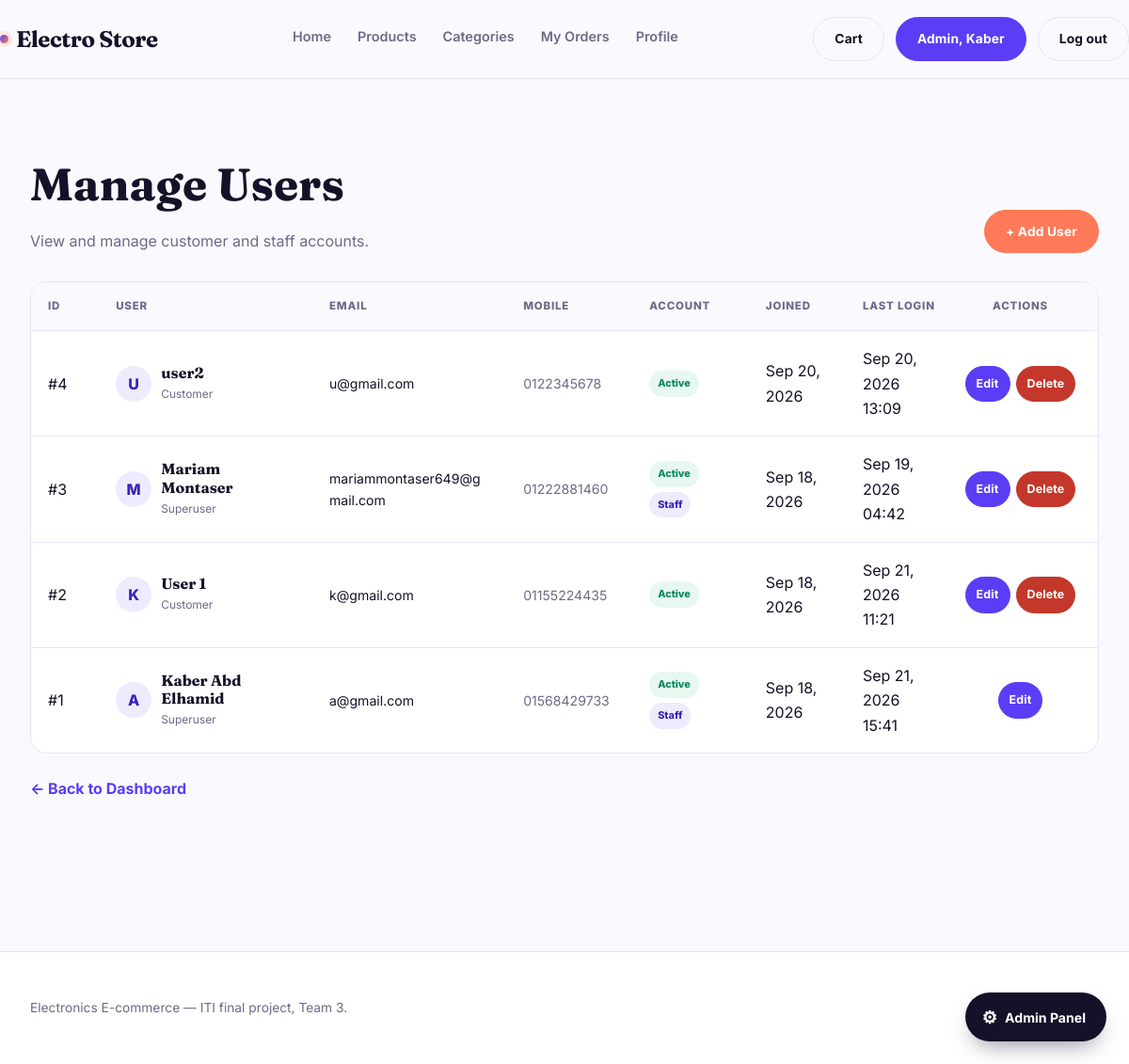
Page /catalog/manage/users/ (signed in) on the earlier database version.
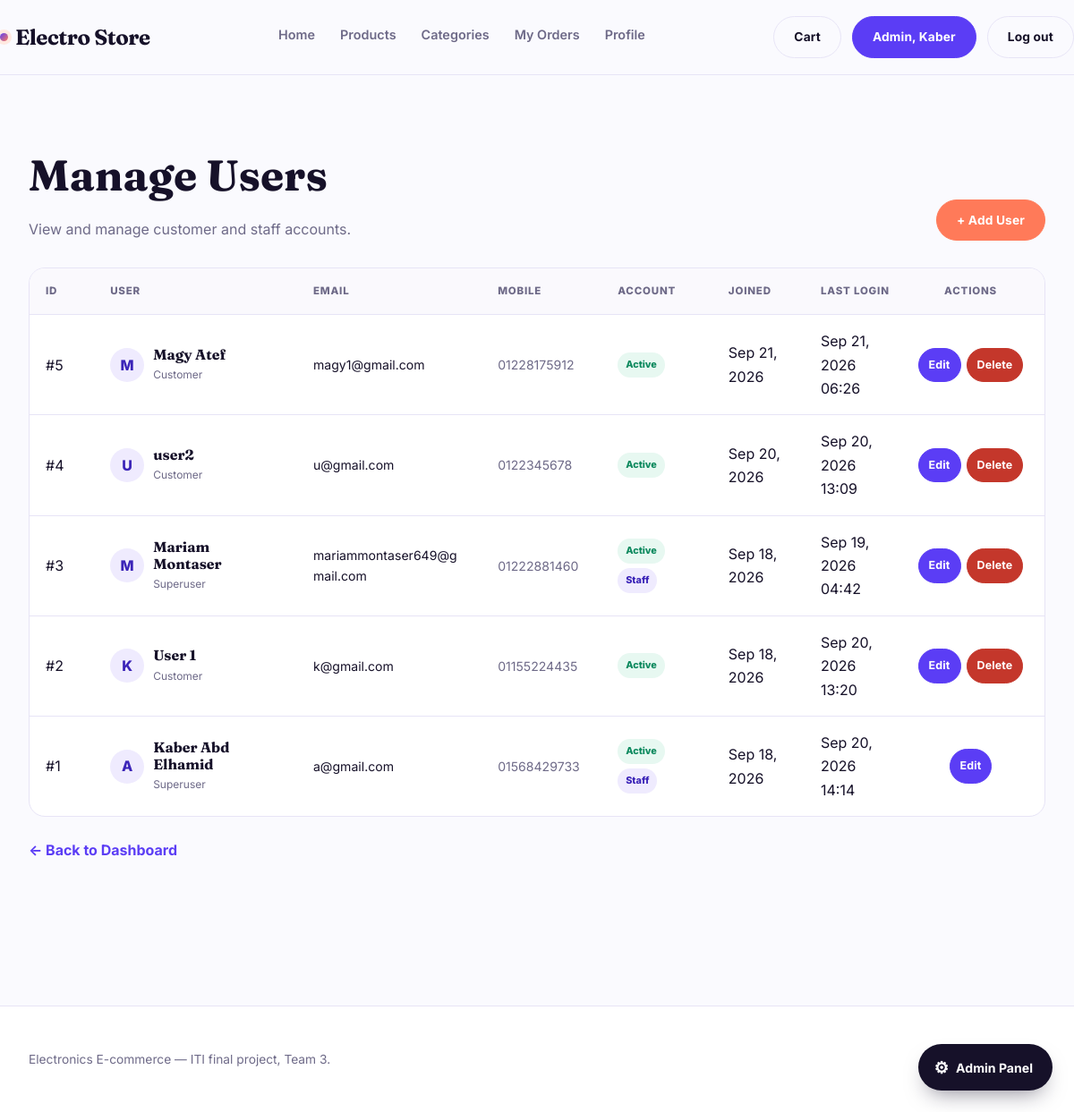
Same page on the later database version.
### accounts/models.py (models this page shows, shortened)
class User(AbstractUser):
    username = None
    email = models.EmailField(unique=True)
    mobile = models.CharField(max_length=11)
    USERNAME_FIELD = "email"
    REQUIRED_FIELDS = []
    objects = UserManager()

### catalog/views.py (the view)
@staff_member_required
def admin_user_list(request):
    users = User.objects.all().order_by("-date_joined")
    return render(
        request,
        "catalog/admin/user_manage_list.html",
        {
            "users": users,
        },
    )

### templates/catalog/admin/user_manage_list.html (shortened to what this page needs)
{% extends "base.html" %}
{% block content %}
<section class="admin-page">
  <div class="wrap">
<div class="admin-heading">
  <div>
    <h1>Manage Users</h1>
    <p>
      View and manage customer and staff accounts.
    </p>
  </div>
  <div class="admin-heading-actions">
    <a
      class="btn btn-accent"
      href="{% url 'catalog:admin_user_add' %}"
    >
      <span>+ Add User</span>
    </a>
  </div>
</div>
{% if users %}
  <div class="admin-table">
    <table>
      <thead>
        <tr>
          <th>ID</th>
          <th>User</th>
          <th>Email</th>
          <th>Mobile</th>
          <th>Account</th>
          <th>Joined</th>
          <th>Last Login</th>
          <th class="user-actions">Actions</th>
        </tr>
      </thead>
      <tbody>
        {% for managed_user in users %}
          <tr>
            <td>
              #{{ managed_user.pk }}
            </td>
            <td>
              <div class="user-info">
                <div class="user-avatar">
                  {{ managed_user.email|first|upper }}
                </div>
                <div>
                  <div class="user-name">
                    {{ managed_user.get_full_name|default:"Unnamed user" }}
                  </div>
                  <div class="user-sub">
                    {% if managed_user.is_superuser %}
                      Superuser
                    {% elif managed_user.is_staff %}
                      Staff
                    {% else %}
                      Customer
                    {% endif %}
                  </div>
                </div>
              </div>
            </td>
            <td>
              <div class="user-email">
                {{ managed_user.email }}
              </div>
            </td>
            <td>
              <div class="user-mobile">
                {{ managed_user.mobile|default:"—" }}
              </div>
            </td>
            <td>
              <div class="status-group">
                {% if managed_user.is_active %}
                  <span class="status-pill status-active">
                    Active
                  </span>
                {% else %}
                  <span class="status-pill status-inactive">
                    Inactive
                  </span>
                {% endif %}
                {% if managed_user.is_staff %}
                  <span class="status-pill status-staff">
                    Staff
                  </span>
                {% endif %}
              </div>
            </td>
            <td>
              {{ managed_user.date_joined|date:"M d, Y" }}
            </td>
            <td>
              {% if managed_user.last_login %}
                {{ managed_user.last_login|date:"M d, Y H:i" }}
              {% else %}
                Never
              {% endif %}
            </td>
            <td class="user-actions">
              <div class="action-group">
                <a
                  class="btn btn-edit"
                  href="{% url 'catalog:admin_user_edit' managed_user.pk %}"
                >
                  <span>Edit</span>
                </a>
                {% if managed_user != request.user %}
                  <a
                    class="btn btn-delete"
                    href="{% url 'catalog:admin_user_delete' managed_user.pk %}"
                  >
                    <span>Delete</span>
                  </a>
                {% endif %}
              </div>
            </td>
          </tr>
        {% endfor %}
      </tbody>
    </table>
  </div>
{% endif %}
<a
  class="back-link"
  href="{% url 'catalog:admin_dashboard' %}"
>
  ← Back to Dashboard
</a>
  </div>
</section>
{% endblock %}

### templates/base.html (shortened to what this page needs)
{% load static %}
<!DOCTYPE html>
<html lang="en">
<head>
  <link rel="stylesheet" href="{% static 'css/base.css' %}">
</head>
<body>
  <header class="top" id="siteHeader">
    <div class="wrap top-in">
      <a class="brand" href="{% url 'catalog:home' %}"><span class="brand-dot"></span>Electro Store</a>
      <nav class="nav">
        <a href="{% url 'catalog:home' %}">Home</a>
        <a href="{% url 'catalog:product_list' %}">Products</a>
        <a href="{% url 'catalog:category_list' %}">Categories</a>
        {% if user.is_authenticated %}
        {% if user.is_staff %}
        <a href="{% url 'orders:order_history' %}">My Orders</a>
        {% else %}
        <a href="{% url 'orders:order_history' %}">My Orders</a>
        {% endif %}
        <a href="{% url 'accounts:profile' %}">Profile</a>
        {% endif %}
      </nav>
      <div class="nav-act">
        <a class="btn btn-ghost" href="{% url 'cart:cart_detail' %}"><span>Cart</span></a>
        {% if user.is_authenticated %}
        <a class="btn" href="{% url 'accounts:profile' %}">
          <span>
            {% if user.is_staff %}
            Admin, {{ user.first_name }}
            {% else %}
            {{ user.first_name|default:"Account" }}
            {% endif %}
          </span>
        </a>
        <a class="btn btn-ghost" href="{% url 'accounts:logout' %}">
          <span>Log out</span>
        </a>
        {% endif %}
      </div>
    </div>
  </header>
  {% if user.is_authenticated and user.is_staff %}
  <button class="admin-toggle" id="adminToggle" title="Open Admin Panel">
    <span class="icon">⚙</span><span>Admin Panel</span>
  </button>
  {% endif %}
  <main>
    {% block content %}{% endblock %}
  </main>
  <footer class="foot">
    <div class="wrap foot-in">
      <div>Electronics E-commerce — ITI final project, Team 3.</div>
      <div>Crafted with Django.</div>
    </div>
  </footer>
</body>
</html>

Differences in the rows shown:
changed User "Kaber Abd Elhamid": last_login "Sep 21, 2026 15:41" → "Sep 20, 2026 14:14"
added User: pk "5", email|first "M", get_full_name "Magy Atef", is_superuser "Customer", email "magy1@gmail.com", mobile "01228175912", is_active "Active", date_joined "Sep 21, 2026", last_login "Sep 21, 2026 06:26", shows "Delete"
changed User "User 1": last_login "Sep 21, 2026 11:21" → "Sep 20, 2026 13:20"
